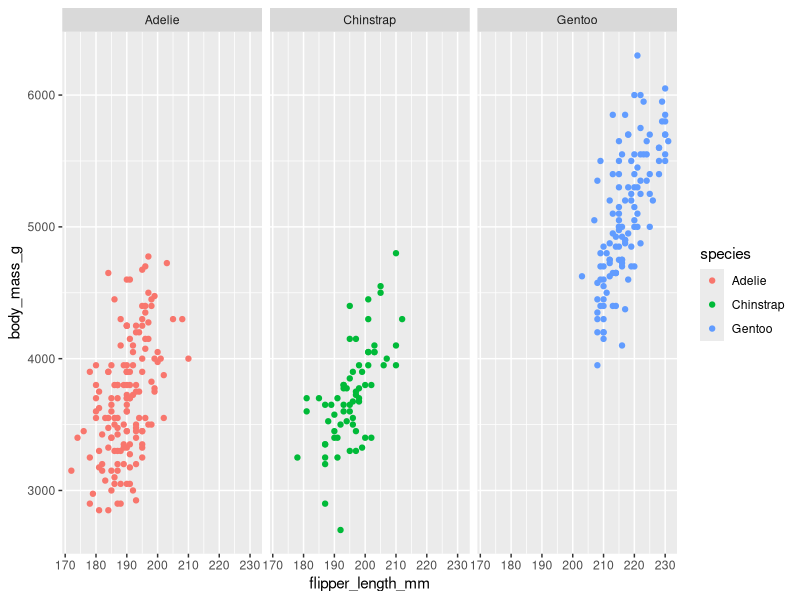
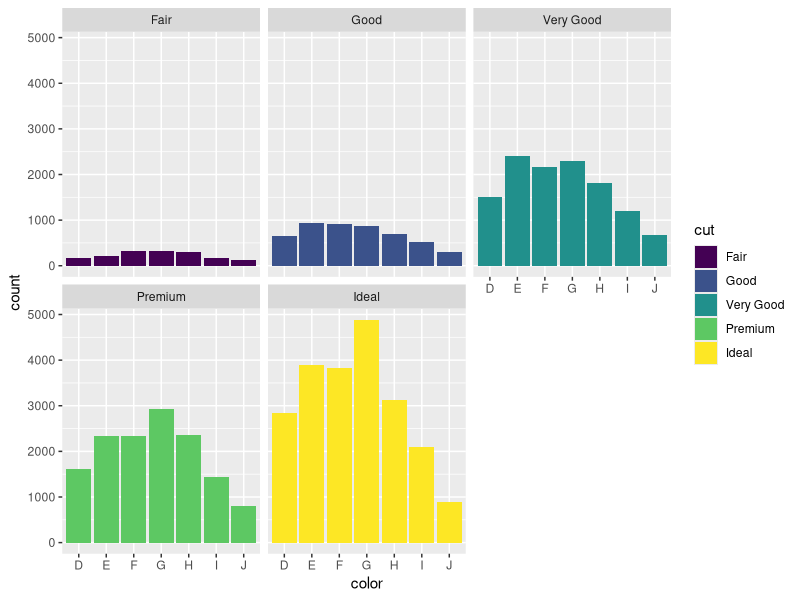
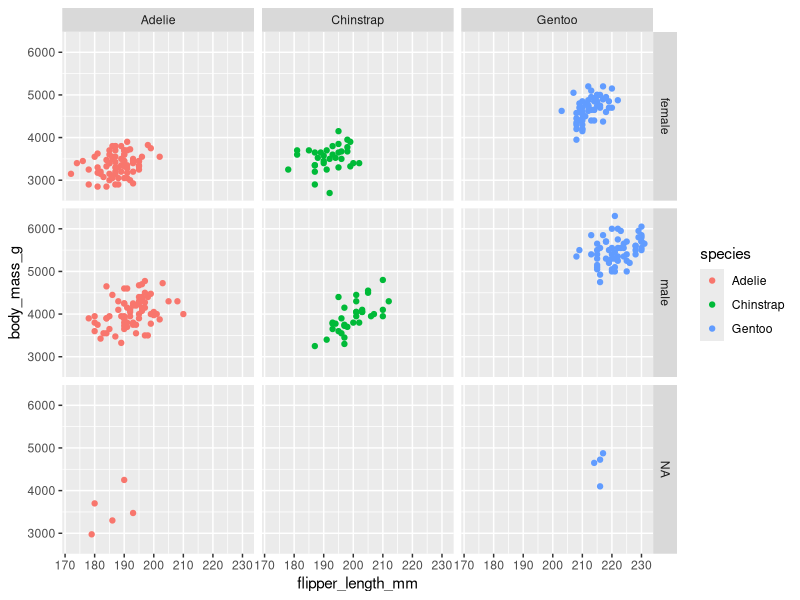

Recreate these plots in R, in order.
library(ggplot2)
library(palmerpenguins)
ggplot(data = penguins, aes(x=flipper_length_mm, y=body_mass_g))+ 
  geom_point(aes(color=species)) +
  facet_wrap(~species)

ggplot(data=diamonds) + geom_bar(mapping=aes(x=color, fill=cut))+
  facet_wrap(~cut)

# facet_grid split values vertically by the val of var1 and horizontally by val 
# of var2
ggplot(data = penguins, aes(x=flipper_length_mm, y=body_mass_g))+ 
  geom_point(aes(color=species)) +
  facet_grid(sex~species)